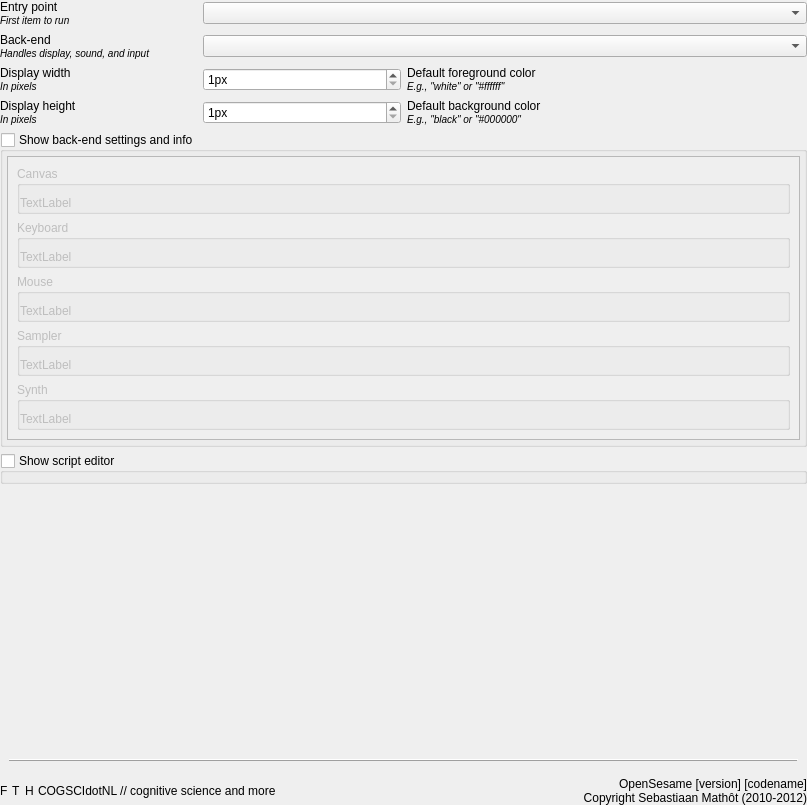
<?xml version="1.0" encoding="UTF-8"?>
<ui version="4.0">
 <class>Form</class>
 <widget class="QWidget" name="Form">
  <property name="geometry">
   <rect>
    <x>0</x>
    <y>0</y>
    <width>807</width>
    <height>805</height>
   </rect>
  </property>
  <property name="windowTitle">
   <string>Form</string>
  </property>
  <layout class="QVBoxLayout" name="verticalLayout">
   <property name="margin">
    <number>0</number>
   </property>
   <item>
    <widget class="QWidget" name="widget" native="true">
     <property name="sizePolicy">
      <sizepolicy hsizetype="Preferred" vsizetype="Fixed">
       <horstretch>0</horstretch>
       <verstretch>0</verstretch>
      </sizepolicy>
     </property>
     <layout class="QGridLayout" name="layout_general_properties">
      <property name="margin">
       <number>0</number>
      </property>
      <item row="4" column="0">
       <widget class="QLabel" name="label_2">
        <property name="text">
         <string>Display width&lt;br /&gt;
&lt;small&gt;&lt;i&gt;In pixels&lt;/i&gt;&lt;/small&gt;</string>
        </property>
       </widget>
      </item>
      <item row="3" column="1" colspan="3">
       <widget class="QComboBox" name="combobox_backend"/>
      </item>
      <item row="0" column="1" colspan="3">
       <widget class="QComboBox" name="combobox_start">
        <property name="toolTip">
         <string>This is item (typically a sequence) is the starting point for your experiment.</string>
        </property>
       </widget>
      </item>
      <item row="0" column="0">
       <widget class="QLabel" name="label">
        <property name="text">
         <string>Entry point&lt;br /&gt;
&lt;small&gt;&lt;i&gt;First item to run&lt;/i&gt;&lt;/small&gt;</string>
        </property>
       </widget>
      </item>
      <item row="4" column="1">
       <widget class="QSpinBox" name="spinbox_width">
        <property name="toolTip">
         <string>The display resolution (width) in pixels</string>
        </property>
        <property name="suffix">
         <string>px</string>
        </property>
        <property name="minimum">
         <number>1</number>
        </property>
        <property name="maximum">
         <number>10000</number>
        </property>
       </widget>
      </item>
      <item row="4" column="2">
       <widget class="QLabel" name="label_4">
        <property name="text">
         <string>Default foreground color&lt;br /&gt;
&lt;small&gt;&lt;i&gt;E.g., &quot;white&quot; or &quot;#ffffff&quot;&lt;/i&gt;&lt;/small&gt;</string>
        </property>
       </widget>
      </item>
      <item row="3" column="0">
       <widget class="QLabel" name="label_8">
        <property name="text">
         <string>Back-end&lt;br /&gt;
&lt;small&gt;&lt;i&gt;Handles display, sound, and input&lt;/i&gt;&lt;/small&gt;</string>
        </property>
       </widget>
      </item>
      <item row="5" column="1">
       <widget class="QSpinBox" name="spinbox_height">
        <property name="toolTip">
         <string>The display resolution (height) in pixels</string>
        </property>
        <property name="suffix">
         <string>px</string>
        </property>
        <property name="minimum">
         <number>1</number>
        </property>
        <property name="maximum">
         <number>10000</number>
        </property>
       </widget>
      </item>
      <item row="5" column="2">
       <widget class="QLabel" name="label_5">
        <property name="text">
         <string>Default background color&lt;br /&gt;
&lt;small&gt;&lt;i&gt;E.g., &quot;black&quot; or &quot;#000000&quot;&lt;/i&gt;&lt;/small&gt;</string>
        </property>
       </widget>
      </item>
      <item row="5" column="0">
       <widget class="QLabel" name="label_3">
        <property name="text">
         <string>Display height&lt;br /&gt;
&lt;small&gt;&lt;i&gt;In pixels&lt;/i&gt;&lt;/small&gt;</string>
        </property>
       </widget>
      </item>
     </layout>
    </widget>
   </item>
   <item>
    <widget class="QGroupBox" name="group_backend_settings">
     <property name="title">
      <string>Show back-end settings and info</string>
     </property>
     <property name="checkable">
      <bool>true</bool>
     </property>
     <property name="checked">
      <bool>false</bool>
     </property>
     <layout class="QVBoxLayout" name="verticalLayout_4">
      <property name="margin">
       <number>4</number>
      </property>
      <item>
       <widget class="QScrollArea" name="scrollarea_backend_settings">
        <property name="widgetResizable">
         <bool>true</bool>
        </property>
        <widget class="QWidget" name="scrollAreaWidgetContents">
         <property name="geometry">
          <rect>
           <x>0</x>
           <y>0</y>
           <width>789</width>
           <height>285</height>
          </rect>
         </property>
         <layout class="QVBoxLayout" name="verticalLayout_7">
          <item>
           <widget class="QGroupBox" name="group_canvas">
            <property name="title">
             <string>Canvas</string>
            </property>
            <layout class="QVBoxLayout" name="layout_canvas">
             <property name="leftMargin">
              <number>0</number>
             </property>
             <property name="rightMargin">
              <number>0</number>
             </property>
             <property name="bottomMargin">
              <number>0</number>
             </property>
             <item>
              <widget class="QLabel" name="label_canvas">
               <property name="text">
                <string>TextLabel</string>
               </property>
              </widget>
             </item>
            </layout>
           </widget>
          </item>
          <item>
           <widget class="QGroupBox" name="group_keyboard">
            <property name="title">
             <string>Keyboard</string>
            </property>
            <layout class="QVBoxLayout" name="layout_keyboard">
             <property name="leftMargin">
              <number>0</number>
             </property>
             <property name="rightMargin">
              <number>0</number>
             </property>
             <property name="bottomMargin">
              <number>0</number>
             </property>
             <item>
              <widget class="QLabel" name="label_keyboard">
               <property name="text">
                <string>TextLabel</string>
               </property>
              </widget>
             </item>
            </layout>
           </widget>
          </item>
          <item>
           <widget class="QGroupBox" name="group_mouse">
            <property name="title">
             <string>Mouse</string>
            </property>
            <layout class="QVBoxLayout" name="layout_mouse">
             <property name="leftMargin">
              <number>0</number>
             </property>
             <property name="rightMargin">
              <number>0</number>
             </property>
             <property name="bottomMargin">
              <number>0</number>
             </property>
             <item>
              <widget class="QLabel" name="label_mouse">
               <property name="text">
                <string>TextLabel</string>
               </property>
              </widget>
             </item>
            </layout>
           </widget>
          </item>
          <item>
           <widget class="QGroupBox" name="group_sampler">
            <property name="title">
             <string>Sampler</string>
            </property>
            <layout class="QVBoxLayout" name="layout_sampler">
             <property name="leftMargin">
              <number>0</number>
             </property>
             <property name="rightMargin">
              <number>0</number>
             </property>
             <property name="bottomMargin">
              <number>0</number>
             </property>
             <item>
              <widget class="QLabel" name="label_sampler">
               <property name="text">
                <string>TextLabel</string>
               </property>
              </widget>
             </item>
            </layout>
           </widget>
          </item>
          <item>
           <widget class="QGroupBox" name="group_synth">
            <property name="title">
             <string>Synth</string>
            </property>
            <layout class="QVBoxLayout" name="layout_synth">
             <property name="leftMargin">
              <number>0</number>
             </property>
             <property name="rightMargin">
              <number>0</number>
             </property>
             <property name="bottomMargin">
              <number>0</number>
             </property>
             <item>
              <widget class="QLabel" name="label_synth">
               <property name="text">
                <string>TextLabel</string>
               </property>
              </widget>
             </item>
            </layout>
           </widget>
          </item>
         </layout>
        </widget>
       </widget>
      </item>
     </layout>
    </widget>
   </item>
   <item>
    <widget class="QGroupBox" name="group_script">
     <property name="title">
      <string>Show script editor</string>
     </property>
     <property name="checkable">
      <bool>true</bool>
     </property>
     <property name="checked">
      <bool>false</bool>
     </property>
     <layout class="QVBoxLayout" name="layout_script">
      <property name="margin">
       <number>4</number>
      </property>
     </layout>
    </widget>
   </item>
   <item>
    <widget class="QWidget" name="spacer" native="true">
     <property name="sizePolicy">
      <sizepolicy hsizetype="Preferred" vsizetype="Expanding">
       <horstretch>0</horstretch>
       <verstretch>0</verstretch>
      </sizepolicy>
     </property>
     <layout class="QVBoxLayout" name="verticalLayout_2">
      <property name="margin">
       <number>0</number>
      </property>
      <item>
       <widget class="QWidget" name="widget_2" native="true">
        <property name="sizePolicy">
         <sizepolicy hsizetype="Preferred" vsizetype="Expanding">
          <horstretch>0</horstretch>
          <verstretch>0</verstretch>
         </sizepolicy>
        </property>
        <layout class="QVBoxLayout" name="verticalLayout_6">
         <item>
          <spacer name="verticalSpacer">
           <property name="orientation">
            <enum>Qt::Vertical</enum>
           </property>
           <property name="sizeHint" stdset="0">
            <size>
             <width>20</width>
             <height>193</height>
            </size>
           </property>
          </spacer>
         </item>
         <item>
          <widget class="QFrame" name="frame">
           <property name="frameShape">
            <enum>QFrame::HLine</enum>
           </property>
           <property name="frameShadow">
            <enum>QFrame::Raised</enum>
           </property>
          </widget>
         </item>
        </layout>
       </widget>
      </item>
      <item>
       <widget class="QWidget" name="widget_3" native="true">
        <layout class="QHBoxLayout" name="horizontalLayout">
         <property name="spacing">
          <number>0</number>
         </property>
         <property name="margin">
          <number>0</number>
         </property>
         <item>
          <widget class="QWidget" name="widget_5" native="true">
           <layout class="QVBoxLayout" name="verticalLayout_3">
            <property name="spacing">
             <number>0</number>
            </property>
            <property name="margin">
             <number>0</number>
            </property>
            <item>
             <widget class="QWidget" name="widget_4" native="true">
              <layout class="QHBoxLayout" name="horizontalLayout_2">
               <property name="spacing">
                <number>4</number>
               </property>
               <property name="margin">
                <number>0</number>
               </property>
               <item>
                <widget class="QLabel" name="label_facebook">
                 <property name="toolTip">
                  <string>Visit Facebook page</string>
                 </property>
                 <property name="text">
                  <string>F</string>
                 </property>
                </widget>
               </item>
               <item>
                <widget class="QLabel" name="label_twitter">
                 <property name="toolTip">
                  <string>Visit Twitter page</string>
                 </property>
                 <property name="text">
                  <string>T</string>
                 </property>
                </widget>
               </item>
               <item>
                <widget class="QLabel" name="label_website">
                 <property name="toolTip">
                  <string>Visit cogsci.nl</string>
                 </property>
                 <property name="text">
                  <string>H</string>
                 </property>
                </widget>
               </item>
               <item>
                <widget class="QLabel" name="label_cogscinl">
                 <property name="text">
                  <string>&lt;html&gt;&lt;head/&gt;&lt;body&gt;&lt;p&gt;COGSCIdotNL // cognitive science and more&lt;/p&gt;&lt;/body&gt;&lt;/html&gt;</string>
                 </property>
                </widget>
               </item>
               <item>
                <spacer name="horizontalSpacer_2">
                 <property name="orientation">
                  <enum>Qt::Horizontal</enum>
                 </property>
                 <property name="sizeHint" stdset="0">
                  <size>
                   <width>40</width>
                   <height>20</height>
                  </size>
                 </property>
                </spacer>
               </item>
              </layout>
             </widget>
            </item>
           </layout>
          </widget>
         </item>
         <item>
          <spacer name="horizontalSpacer">
           <property name="orientation">
            <enum>Qt::Horizontal</enum>
           </property>
           <property name="sizeHint" stdset="0">
            <size>
             <width>40</width>
             <height>20</height>
            </size>
           </property>
          </spacer>
         </item>
         <item>
          <widget class="QLabel" name="label_opensesame">
           <property name="sizePolicy">
            <sizepolicy hsizetype="Preferred" vsizetype="Minimum">
             <horstretch>0</horstretch>
             <verstretch>0</verstretch>
            </sizepolicy>
           </property>
           <property name="text">
            <string>OpenSesame [version] [codename]
Copyright Sebastiaan Mathôt (2010-2012)</string>
           </property>
           <property name="alignment">
            <set>Qt::AlignBottom|Qt::AlignRight|Qt::AlignTrailing</set>
           </property>
          </widget>
         </item>
        </layout>
       </widget>
      </item>
     </layout>
    </widget>
   </item>
  </layout>
 </widget>
 <resources/>
 <connections/>
</ui>
